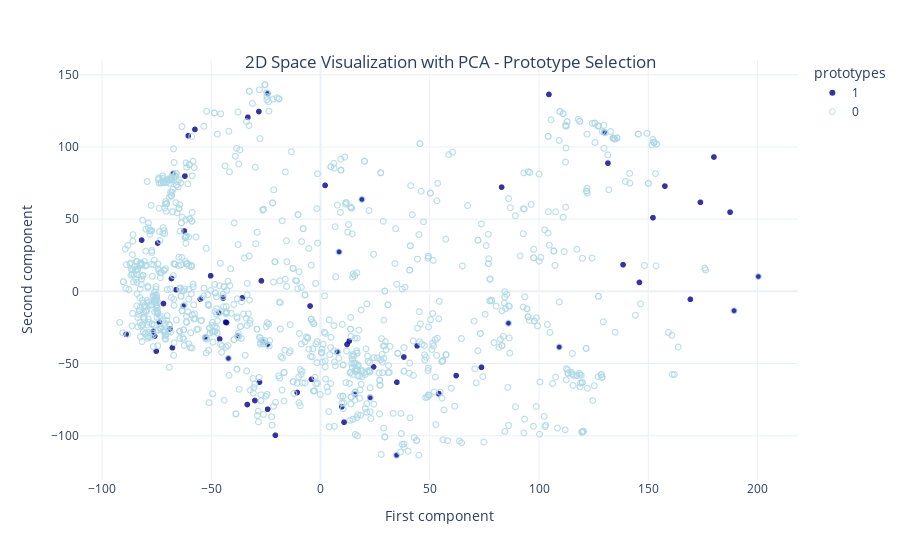
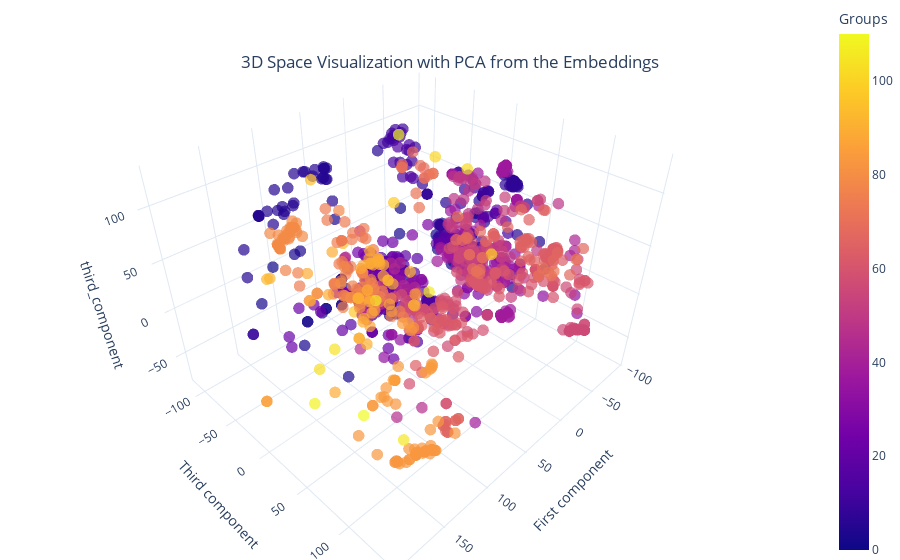

Write notebook code for charts like these, in order.
### Markdown cell above
### CORA: Jaccard execution

### Code cell
%%time

ngramms= 3                                  # If jaccard used, n-gramms are used
jaccard_withchars = True                    # n-gramms either of chars and either of words

# Prototype selection
max_numberOf_clusters= 1000                  # Νumber of loops for finding representatives, it is an upper bound of clusters.
max_dissimilarityDistance= 0.5                       # The threshold for the triangle inequality
distanceMetric= 'jaccard'                   # Distance metric between the strings when creating the space
prototypesFilterThr = 0.6                   # Prototypes must differ more than that threshold

# Embedding phase
distanceMetricEmbedding = 'jaccard'  # Embedding metric

# WTA algorithm
windowSize = 50                           # Vector size for WTA algo
number_of_permutations = 1                # WTA number of permutations

# Similarity evaluation
similarityVectors = 'ranked'                  # which vectors will be passed to WTA step
similarityThreshold = 0.7                    # Similarity threshold for the final step
metric = 'pearson'                             # Similarity metric between vectors

start = time.time()
model = RankedWTAHash(
    max_numberOf_clusters= max_numberOf_clusters,
    max_dissimilarityDistance= max_dissimilarityDistance,
    windowSize= windowSize,
    similarityThreshold= similarityThreshold,
    metric=metric,
    similarityVectors=similarityVectors,
    number_of_permutations = number_of_permutations,
    distanceMetric= distanceMetric,
    distanceMetricEmbedding = distanceMetricEmbedding,
    ngramms= ngramms,
    jaccard_withchars = jaccard_withchars,
    prototypesFilterThr = prototypesFilterThr,
    verboseLevel = 1
)
model.hackForDebug(labels_groundTruth, true_matrix)
model = model.fit(data)
acc,f1,precision,recall = model.evaluate(model.mapping_matrix, true_matrix)

### Figure 1 — Plotly figure (JSON) as saved in the notebook; plotly's stock layout.template omitted (floating-point values rounded to 4 significant figures; data arrays with more than 128 entries replaced by an {"elided": "..."} marker saying what was removed)
{"data": [{"hovertemplate": "prototypes=1<br>First component=%{x}<br>Second component=%{y}<extra></extra>", "legendgroup": "1", "marker": {"color": "darkblue", "opacity": 0.8, "symbol": "circle"}, "mode": "markers", "name": "1", "showlegend": true, "type": "scattergl", "x": [22.65, -54.94, -68.88, 15.76, -37.84, 152.1, 73.66, -46.12, 34.8, -20.65, -88.96, -74.49, -24.19, 189.3, -44.57, 13.2, -50.26, -33.48, -26.46, 2.106, 8.508, 7.749, 18.94, -10.67, -43.39, -46.52, 34.96, -27.93, -57.46, -52.66, -67.76, -73.67, 104.5, -4.125, 44.24, -66.07, -62.04, -42.99, -76.48, -62.73, -28.17, -62.33, -75.93, -24.16, -60.49, -24.18, -35.8, -81.84, -68.18, -67.43, -71.85, -30.02, -75.18, -42.13, -33.25, -4.777, -27.04, 10.79, 146.0, 24.27, 9.737, 62.09, 54.07, 86.01, 109.3, 138.5, 129.9, 180.0, 38.16, 131.5, 82.89, 200.4, 187.4, 12.14, 173.9, 157.6, 169.2], "xaxis": "x", "y": [-73.34, -5.438, -26.03, -71.31, -30.87, 51.01, -52.59, -33.0, -113.5, -99.67, -29.7, 33.49, -36.86, -13.42, -4.646, -34.36, 10.81, -78.37, -34.66, 73.38, 27.32, -41.91, 63.66, -70.05, -21.32, -14.84, -62.92, -62.85, 112.1, -31.84, -39.02, -21.33, 136.4, -60.92, -37.73, 1.137, 79.83, -21.61, -27.79, -10.1, 124.5, 41.77, -31.0, 137.1, 107.7, -81.63, -4.533, 35.5, 8.905, 81.57, -8.461, -75.59, -41.38, -46.42, 120.6, -10.14, 7.269, -90.63, 6.181, -52.32, -79.95, -58.34, -70.8, -22.05, -38.58, 18.47, 110.2, 93.04, -45.46, 88.79, 72.16, 10.26, 54.85, -36.76, 61.66, 72.88, -5.54], "yaxis": "y"}, {"hovertemplate": "prototypes=0<br>First component=%{x}<br>Second component=%{y}<extra></extra>", "legendgroup": "0", "marker": {"color": "lightblue", "opacity": 0.8, "symbol": "circle-open"}, "mode": "markers", "name": "0", "showlegend": true, "type": "scattergl", "x": {"elided": "1218 float values"}, "xaxis": "x", "y": {"elided": "1218 float values"}, "yaxis": "y"}], "layout": {"autosize": true, "legend": {"title": {"text": "prototypes"}, "tracegroupgap": 0}, "margin": {"t": 60}, "title": {"text": "2D Space Visualization with PCA - Prototype Selection ", "x": 0.5, "xanchor": "center", "y": 0.9, "yanchor": "top"}, "xaxis": {"anchor": "y", "autorange": true, "domain": [0, 1], "range": [-109.7, 218.1], "title": {"text": "First component"}, "type": "linear"}, "yaxis": {"anchor": "x", "autorange": true, "domain": [0, 1], "range": [-133.4, 162.9], "title": {"text": "Second component"}, "type": "linear"}}}

### Figure 2 — Plotly figure (JSON) as saved in the notebook; plotly's stock layout.template omitted (floating-point values rounded to 4 significant figures; data arrays with more than 128 entries replaced by an {"elided": "..."} marker saying what was removed)
{"data": [{"hovertemplate": "First component=%{x}<br>Third component=%{y}<br>third_component=%{z}<br>Groups=%{marker.color}<extra></extra>", "legendgroup": "", "marker": {"color": {"elided": "1295 int values"}, "coloraxis": "coloraxis", "opacity": 0.7, "size": 4, "symbol": "circle"}, "mode": "markers", "name": "", "scene": "scene", "showlegend": false, "type": "scatter3d", "x": {"elided": "1295 float values"}, "y": {"elided": "1295 float values"}, "z": {"elided": "1295 float values"}}], "layout": {"autosize": true, "coloraxis": {"colorbar": {"title": {"text": "Groups"}}, "colorscale": [[0, "#0d0887"], [0.1111, "#46039f"], [0.2222, "#7201a8"], [0.3333, "#9c179e"], [0.4444, "#bd3786"], [0.5556, "#d8576b"], [0.6667, "#ed7953"], [0.7778, "#fb9f3a"], [0.8889, "#fdca26"], [1, "#f0f921"]]}, "legend": {"tracegroupgap": 0}, "margin": {"b": 0, "l": 0, "r": 0, "t": 0}, "scene": {"aspectmode": "auto", "aspectratio": {"x": 1.175, "y": 1.031, "z": 0.8256}, "camera": {"center": {"x": 0, "y": 0, "z": 0}, "eye": {"x": 1.25, "y": 1.25, "z": 1.25}, "projection": {"type": "perspective"}, "up": {"x": 0, "y": 0, "z": 1}}, "domain": {"x": [0, 1], "y": [0, 1]}, "xaxis": {"title": {"text": "First component"}, "type": "linear"}, "yaxis": {"title": {"text": "Third component"}, "type": "linear"}, "zaxis": {"title": {"text": "third_component"}, "type": "linear"}}, "title": {"text": "3D Space Visualization with PCA from the Embeddings", "x": 0.5, "xanchor": "center", "y": 0.9, "yanchor": "top"}}}
